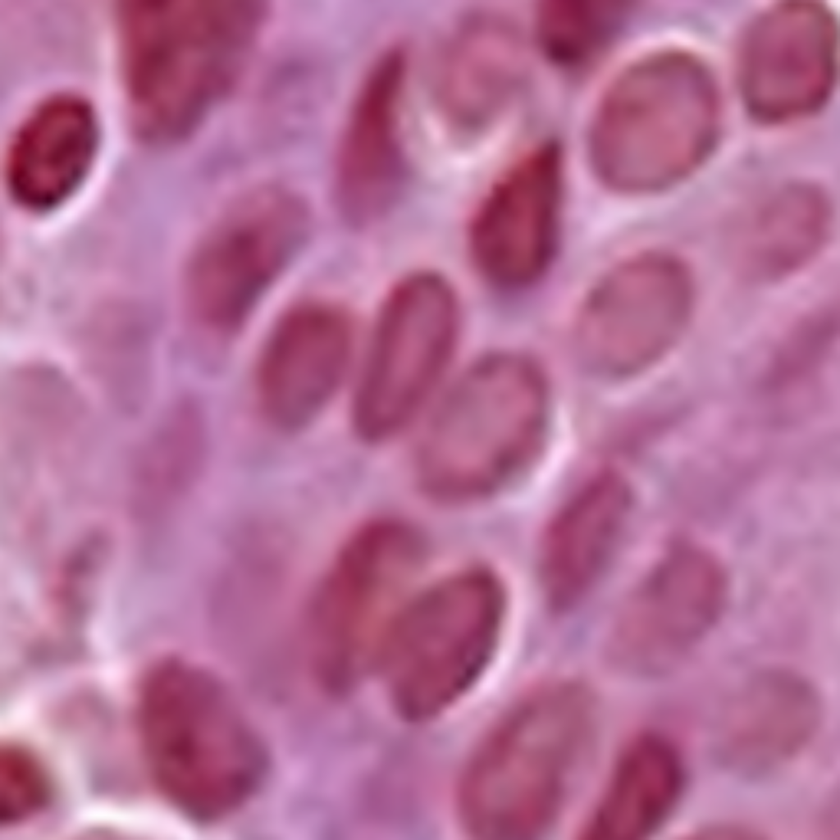
#> input picture models/hovernet/reference-img.png, 840 x 840 px, shrunk from 1024 x 1024 before the run, found by its file name
$ python normalize_pathes.py
#> lines starting #> are read from the running program, lines starting #| are printed output that depends on the picture
import os
import glob
import cv2
import numpy as np
import tqdm
import sys


# --- Stain Normalization Class (Vahadane Method) ---
# This class implements a common stain normalization technique
# which adapts to different stainings by learning a reference stain matrix.
class StainNorm(object):
    """
    Performs stain normalization using the Vahadane method.
    Adapted from: https://github.com/mit-han-lab/HoverNet/blob/master/misc/utils.py
    (This is a common implementation for HoVer-Net style stain normalization)
    """

    def __init__(self, ref_img):
        # H_ref is the stain matrix for H&E. Rows are color channels (R,G,B), columns are stain components (H, E).
        # This is a common empirical matrix for H&E.
        self.H_ref = np.array(
            [
                [0.65, 0.70, 0.29],  # R channel contribution from H, E, and residual
                [
                    0.21,
                    0.27,
                    0.95,
                ],  # G channel contribution from H, E, and residual (simplified)
            ]
        )
        # Note: The original HoVerNet code for H_ref in `misc/utils.py` is often transposed or used differently
        # For Vahadane, H_ref represents the absorbance of each stain at each wavelength (RGB channels).
        # It's usually (3, N_stains). Since we have 2 stains (H&E), it should be (3, 2).
        # Let's use the standard interpretation where rows are colors and columns are stains.
        # This H_ref will be used to deconvolve stains from OD values.

        # The initial H_ref in the previous version was incorrect after transpose as (3,2) not (2,3)
        # H_ref should be (Number of channels, Number of stains) i.e. (3, 2) for H&E
        self.H_ref = np.array(
            [
                [0.65, 0.21],  # Red channel contribution for Hematoxylin, Eosin
                [0.70, 0.27],  # Green channel contribution for Hematoxylin, Eosin
                [0.29, 0.95],  # Blue channel contribution for Hematoxylin, Eosin
            ]
        )

        self.ref_img_norm(ref_img)

    def ref_img_norm(self, ref_img):
        """
        Calculates reference stain concentrations (maxCRef) from the reference image.
        This is based on the Vahadane method's principle of normalizing concentrations.
        """
        # Convert to optical density (OD) space, avoiding log(0)
        # Adding 1 to pixel values before division to prevent log(0) if any pixel is 0.
        OD_ref = -np.log(
            ((ref_img.astype(np.float32) + 1) / 255.0) + 1e-8
        )  # Add small epsilon for robustness

        # Flatten OD_ref for SVD and reshape for matrix multiplication (N_pixels, 3) -> (3, N_pixels)
        OD_ref_flat = OD_ref.reshape((-1, 3)).T  # Shape (3, N_pixels)

        # Estimate stain concentrations (C_ref) for the reference image
        # C_ref = inv(H_ref.T @ H_ref) @ H_ref.T @ OD_ref_flat
        # Using numpy.linalg.lstsq for a robust solution (solves H_ref @ C_ref = OD_ref_flat)
        # C_ref will have shape (N_stains, N_pixels)
        C_ref = np.linalg.lstsq(self.H_ref, OD_ref_flat, rcond=None)[0]

        # Calculate maximum concentration values for each of the 2 stain components (H and E)
        self.maxCRef = np.array(
            [
                np.percentile(
                    C_ref[0, :], 99
                ),  # 99th percentile for Hematoxylin concentrations
                np.percentile(
                    C_ref[1, :], 99
                ),  # 99th percentile for Eosin concentrations
            ]
        )

    def transform(self, img):
        """
        Normalizes the input image to the reference stain concentrations.
        """
        # Convert input image to optical density (OD) space
        OD = -np.log(((img.astype(np.float32) + 1) / 255.0) + 1e-8)

        # Flatten OD to (N_pixels, 3) and transpose to (3, N_pixels) for multiplication
        OD_flat = OD.reshape((-1, 3)).T

        # Estimate stain concentrations (C) for the current image
        # C will have shape (N_stains, N_pixels)
        C = np.linalg.lstsq(self.H_ref, OD_flat, rcond=None)[0]

        # Calculate max concentrations for the current image's stains
        maxC_curr = np.array(
            [
                np.percentile(C[0, :], 99),  # Hematoxylin max concentration
                np.percentile(C[1, :], 99),  # Eosin max concentration
            ]
        )

        # Calculate scaling factors based on reference max concentrations
        scaling_factor = self.maxCRef / maxC_curr

        # Apply scaling to current concentrations to normalize them
        Cn = (
            C * scaling_factor[:, np.newaxis]
        )  # Element-wise multiplication, broadcasting scaling_factor

        # Convert normalized concentrations (Cn) back to optical density (ODn)
        ODn = np.dot(self.H_ref, Cn)
        ODn = ODn.T.reshape(img.shape)  # Reshape back to image dimensions (H, W, 3)

        # Convert normalized OD back to RGB image (pixel values 0-255)
        # np.exp(-ODn * np.log(10)) reverses the log10
        # 255.0 is the max value, adjusted if `OD` was normalized differently.
        normalized_img = (255.0 * np.exp(-ODn)).astype(np.uint8)

        return normalized_img


# --- Configuration ---
# Directory containing your original PanNuke patches
INPUT_PATCH_DIR = (
    "/home/KutumLabGPU/Documents/santosh/TNBC-project/input-dir/pannuke/patches"
)
# Directory where normalized patches will be saved
OUTPUT_NORMALIZED_DIR = "/home/KutumLabGPU/Documents/santosh/TNBC-project/input-dir/pannuke/pannuke_normalized_patches"
# Path to a reference image for stain normalization.
# This should be a representative H&E image that the model was trained against.
REFERENCE_IMAGE_PATH = "/home/KutumLabGPU/Documents/santosh/TNBC-project/models/hovernet/reference-img.png"  # <--- VERIFY THIS PATH!

# --- Ensure output directory exists ---
os.makedirs(OUTPUT_NORMALIZED_DIR, exist_ok=True)

# --- Load the reference image ---
print(f"Loading reference image from: {REFERENCE_IMAGE_PATH}")
try:
    # OpenCV loads images in BGR format by default
    ref_image = cv2.imread(REFERENCE_IMAGE_PATH)
#> ref_image is the input picture: shape (840, 840, 3); mean B, G, R 153.6, 112.3, 182
    if ref_image is None:
        raise FileNotFoundError(f"Reference image not found at: {REFERENCE_IMAGE_PATH}")
    ref_image = cv2.cvtColor(
        ref_image, cv2.COLOR_BGR2RGB
    )  # Convert to RGB as deep learning models usually expect RGB
    print("Reference image loaded successfully.")
except Exception as e:
    print(
        f"ERROR: Could not load reference image. Please check the path and file integrity."
    )
    print(f"Details: {e}")
    sys.exit(1)  # Exit if reference image can't be loaded

# --- Initialize the stain normalizer ---
stain_normalizer = StainNorm(ref_image)
#> in ref_img_norm, `OD_ref = -np.log( ((ref_img.astype(np.float32) + 1) / 255.0) + 1e-8 )`:
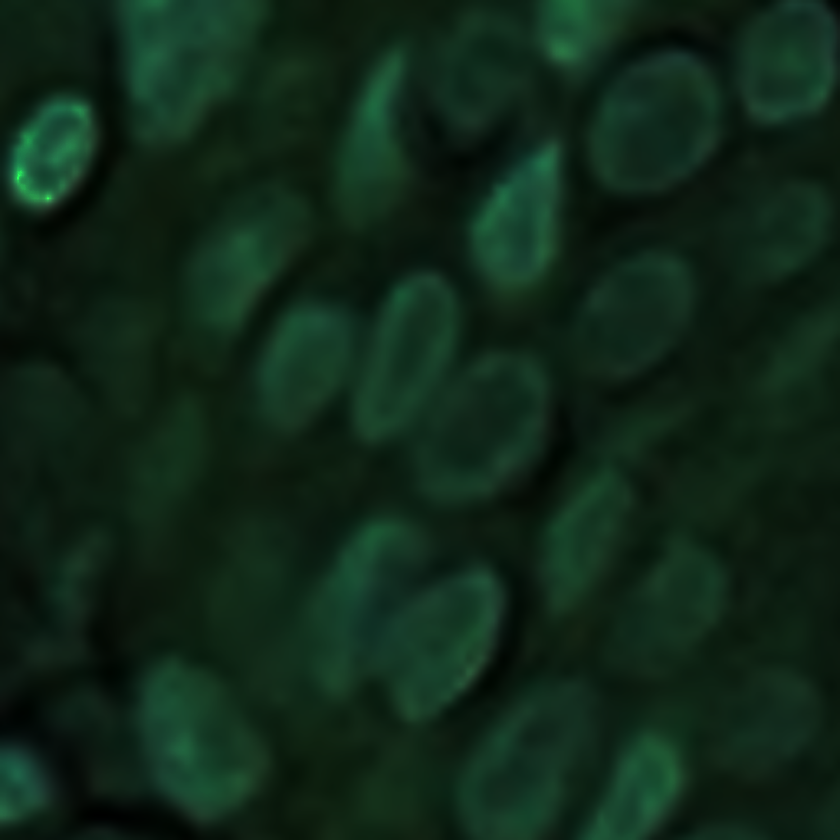
#> OD_ref: shape (840, 840, 3) float32; mean R, G, B 0.34, 0.868, 0.529; drawn with min black and max white
#> in ref_img_norm, `self.maxCRef = np.array( [ np.percentile( C_ref[0, :], 99 ),`: self.maxCRef = [1.68, 0.886]
print("Stain normalizer initialized.")

# --- Process each patch ---
# Supported image extensions
image_extensions = ["*.png", "*.jpg", "*.jpeg", "*.tif", "*.tiff"]
patch_files = []
for ext in image_extensions:
    patch_files.extend(glob.glob(os.path.join(INPUT_PATCH_DIR, ext)))
patch_files.sort()  # Ensure consistent order

if not patch_files:
    print(f"No image files found in: {INPUT_PATCH_DIR}")
    sys.exit(0)
#> (the program exits here)
